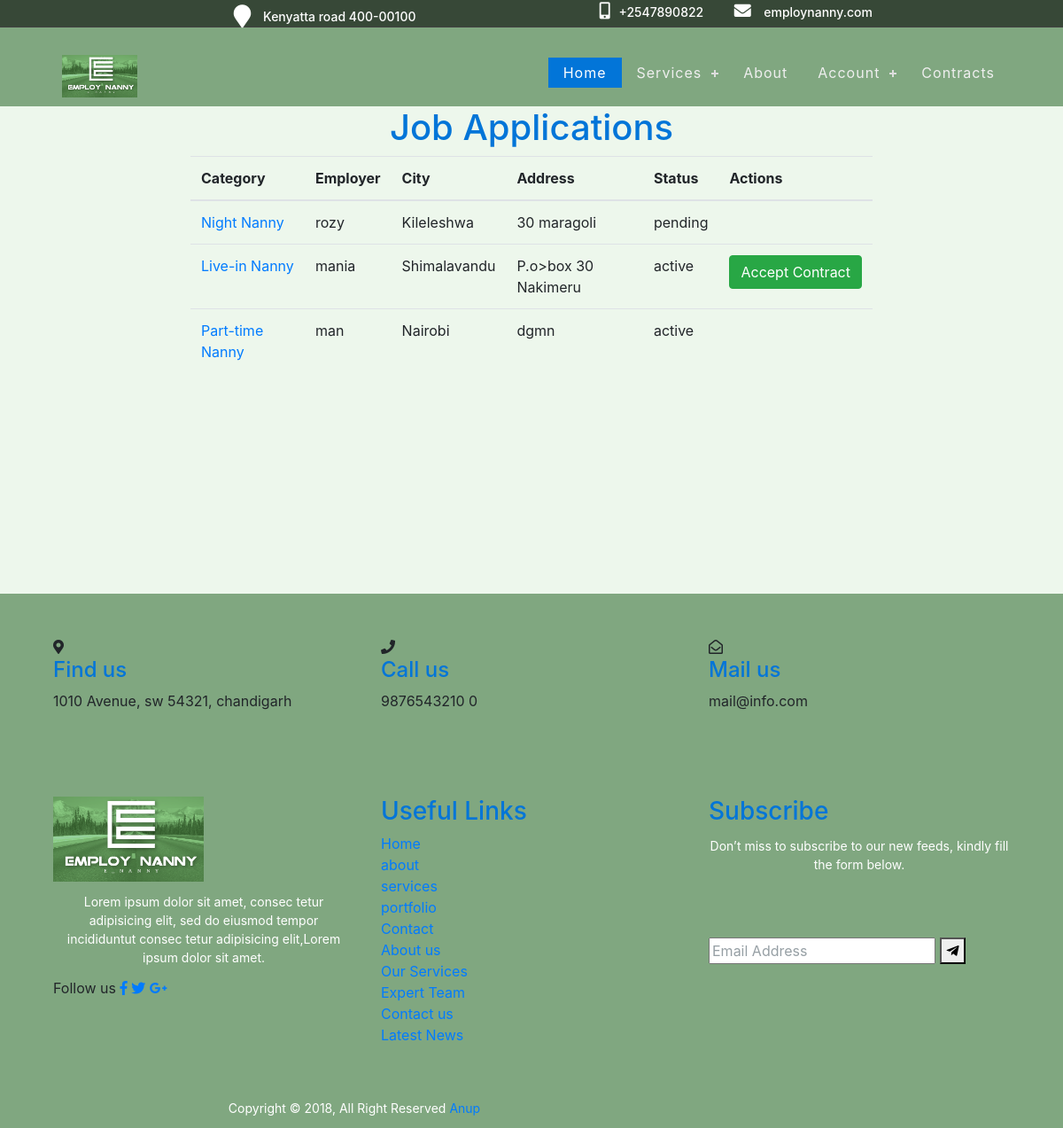
The page /job_application_status (signed in) on the database its author committed.
### jobapp/models.py (models this page shows, shortened)
class JobApplication(models.Model):
    job = models.ForeignKey(jobModel, on_delete=models.CASCADE)
    nanny = models.ForeignKey(NannyDetails, on_delete=models.CASCADE)
    status = models.CharField(
        max_length=20, choices=CONTRACT_STATUS, default='pending')
    notes = models.TextField(blank=True)

class jobModel(models.Model):
    employer = models.ForeignKey(User, on_delete=models.CASCADE)
    category = models.CharField(max_length=100, choices=CATEGORIES)
    city = models.CharField(max_length=100)
    addresss = models.CharField(max_length=100)
    salary = models.CharField(max_length=100)
    language = models.CharField(max_length=100)
    nanny_age = models.CharField(max_length=100, choices=AGE_GROUP_CHOICES)
    hours_per_day = models.IntegerField(default=2)
    start_date = models.DateField()
    years_of_experience = models.IntegerField(default=0)
    duration = models.CharField(max_length=100, choices=CONTRACT_DURATION)
    date_posted = models.DateTimeField(auto_now_add=True)
    job_description = models.TextField(blank=True)

### jobapp/views.py (the view)
# urls.py: path("job_application_status", views.application_status,
def application_status(request):
    nanny = request.user.nannydetails
    job_applications = JobApplication.objects.filter(nanny=nanny)
    context = {"job_applications": job_applications}
    for job_application in job_applications:
        contract = None
        try:
            contract = ContractModel.objects.get(
                job=job_application.job, nanny=nanny)
        except ContractModel.DoesNotExist:
            pass
        job_application.contract = contract
        context["contract"] = contract
    return render(request, 'jobapp/application_status.html', context)

### jobapp/templates/jobapp/application_status.html (shortened to what this page needs)
{% extends 'jobapp/base.html' %}
{% block content %}
<div class="container status-height">
  <h1>Job Applications</h1>
  {% if job_applications %}
    <table class="table">
      <thead>
        <tr>
          <th>Category</th>
          <th>Employer</th>
          <th>City</th>
          <th>Address</th>
          <th>Status</th>
          <th>Actions</th>
        </tr>
      </thead>
      <tbody>
        {% for job_application in job_applications %}
          <tr>
            <td><a href="{% url 'job_detail' job_id=job_application.job.id %}">{{ job_application.job.category }}</a></td>
            <td>{{ job_application.job.employer.username }}</td>
            <td>{{ job_application.job.city }}</td>
            <td>{{ job_application.job.addresss }}</td>
            <td>{{ job_application.status }}</td>
            <td>
              {% if job_application.contract %}
                {% if job_application.status == 'active' %}
                  <a href="{% url 'accept_contract' contract_id=job_application.contract.id %}" class="btn btn-success">Accept Contract</a>
                {% endif %}
              {% endif %}
            </td>
          </tr>
        {% endfor %}
      </tbody>
    </table>
  {% else %}
    <p>You haven't applied for any jobs yet.</p>
  {% endif %}
</div>
{% endblock content %}

### static/css/base.css (style rules this page uses)
.status-height { min-height: 550px; }

### static/css/registration.css (style rules this page uses)
::placeholder { color: #969fa4; }
h1 { text-align: center; font-weight: 500; color: #636363; text-align: 31px; }

### static/css/header.css (style rules this page uses)
h1, h2, h3, h4, h5, h6 { color: #0275d8; }
a, a:hover, a:focus, a:active { text-decoration: none; outline: none; }
body { background-color: rgb(237, 247, 236); }

### static/css/nannyDetails.css (style rules this page uses)
.container { margin-right: auto; margin-left: auto; max-width: 800px; }

### rows shown on the page
JobApplication: job.category "Night Nanny", job.employer.username "rozy", job.city "Kileleshwa", job.addresss "30 maragoli", status "pending"
JobApplication: job.category "Live-in Nanny", job.employer.username "mania", job.city "Shimalavandu", job.addresss "P.o>box 30 Nakimeru", status "active", shows "Accept Contract"
JobApplication: job.category "Part-time Nanny", job.employer.username "man", job.city "Nairobi", job.addresss "dgmn", status "active"
